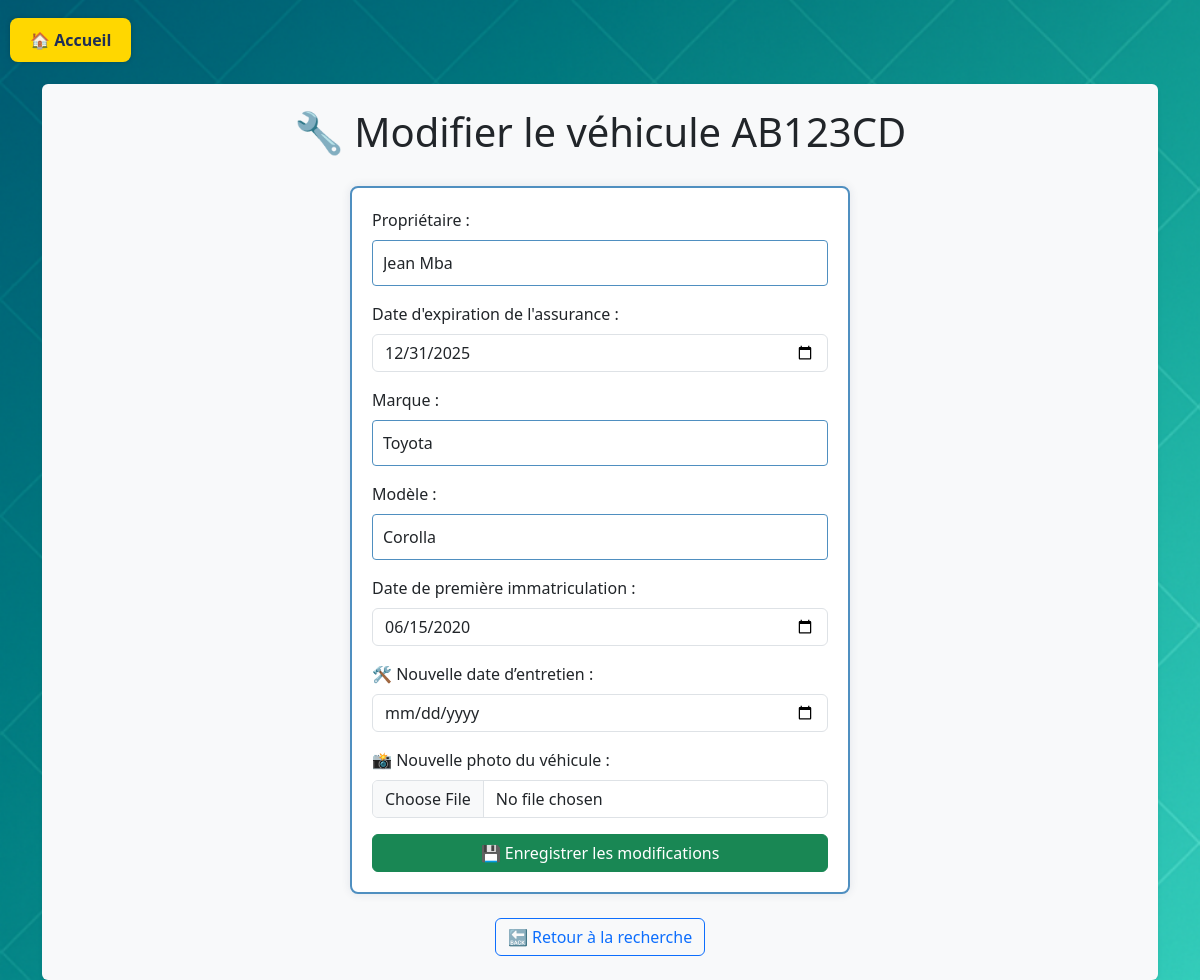
/vehicle/modify/AB123CD, run on the app's committed database.
### tables this page shows
CREATE TABLE vehicles (
    plate TEXT PRIMARY KEY,
    owner TEXT,
    insurance_expiry TEXT,
    history TEXT,
    brand TEXT,
    model TEXT,
    first_registration TEXT
, photo TEXT, last_maintenance TEXT);

### app.py (the view, shortened to what this page needs)
@app.route('/vehicle/modify/<plate>', methods=['GET', 'POST'])
def vehicle_detail_modify(plate):
    conn = sqlite3.connect('database.db')
    cursor = conn.cursor()
    cursor.execute("SELECT * FROM vehicles WHERE plate = ?", (plate,))
    row = cursor.fetchone()
    conn.close()
    if row:
        vehicle = {
            'plate': row[0],
            'owner': row[1],
            'insurance_expiry': row[2],
            'history': row[3],
            'brand': row[4],
            'model': row[5],
            'first_registration': row[6],
            'maintenance_date': row[7],
            'photo': row[8]
        }
        return render_template('vehicle_detail_modify.html', vehicle=vehicle)
    else:
        return "Véhicule introuvable", 404

### templates/vehicle_detail_modify.html (shortened to what this page needs)
{% extends 'base.html' %}
{% block content %}
  <div class="container bg-light p-4 rounded shadow-sm">
    <h1 class="text-center mb-4">🔧 Modifier le véhicule {{ vehicle.plate }}</h1>
    <form method="post" enctype="multipart/form-data" class="mb-4">
      <div class="mb-3">
        <label for="owner" class="form-label">Propriétaire :</label>
        <input type="text" id="owner" name="owner" value="{{ vehicle.owner }}" class="form-control" required>
      </div>
      <div class="mb-3">
        <label for="insurance_expiry" class="form-label">Date d'expiration de l'assurance :</label>
        <input type="date" id="insurance_expiry" name="insurance_expiry" value="{{ vehicle.insurance_expiry }}" class="form-control" required>
      </div>
      <div class="mb-3">
        <label for="brand" class="form-label">Marque :</label>
        <input type="text" id="brand" name="brand" value="{{ vehicle.brand }}" class="form-control">
      </div>
      <div class="mb-3">
        <label for="model" class="form-label">Modèle :</label>
        <input type="text" id="model" name="model" value="{{ vehicle.model }}" class="form-control">
      </div>
      <div class="mb-3">
        <label for="first_registration" class="form-label">Date de première immatriculation :</label>
        <input type="date" id="first_registration" name="first_registration" value="{{ vehicle.first_registration }}" class="form-control">
      </div>
      <div class="mb-3">
        <label for="maintenance_date" class="form-label">🛠️ Nouvelle date d’entretien :</label>
        <input type="date" id="maintenance_date" name="maintenance_date" value="{{ vehicle.maintenance_date }}" class="form-control">
      </div>
      <div class="mb-3">
        <label for="photo" class="form-label">📸 Nouvelle photo du véhicule :</label>
        <input type="file" id="photo" name="photo" class="form-control">
      </div>
      <button type="submit" class="btn btn-success w-100">💾 Enregistrer les modifications</button>
    </form>
    <div class="back-link text-center mt-4">
      <a href="/search" class="btn btn-outline-primary">🔙 Retour à la recherche</a>
    </div>
  </div>
{% endblock %}

### static/style.css (style rules this page uses)
:root { --primary-dark: #1F2F56; --primary-light: #4F8FC0; --background-light: #F5F7FA; --accent-green: #A5E6BA; --text-light: #FFFFFF; --highlight-yellow: #FFD700; }
body { font-family: 'Segoe UI', sans-serif; background-color: var(--background-light); margin: 0; padding: 0; color: var(--primary-dark); }
h1 { margin: 0; font-size: 2em; color: var(--primary-dark); }
form { background-color: var(--text-light); padding: 20px; margin: 30px auto; max-width: 500px; border-radius: 8px; box-shadow: 0 0 10px rgba(31, 47, 86, 0.1); border: 2px solid var(--primary-light); }
input[type="text"], input[type="password"] { width: 100%; padding: 10px; margin-bottom: 15px; border: 1px solid var(--primary-light); border-radius: 4px; }
button { background-color: var(--primary-light); color: var(--text-light); border: none; padding: 10px 20px; font-weight: bold; border-radius: 4px; cursor: pointer; transition: background-color 0.3s ease; }
a { color: var(--primary-light); text-decoration: none; }
body { background-image: url('/static/fond1.png'); background-size: cover; background-repeat: no-repeat; background-attachment: fixed; }

### data on the page
vehicles: plate "AB123CD", owner "Jean Mba", insurance_expiry "12/31/2025", brand "Toyota", model "Corolla", first_registration "06/15/2020"
